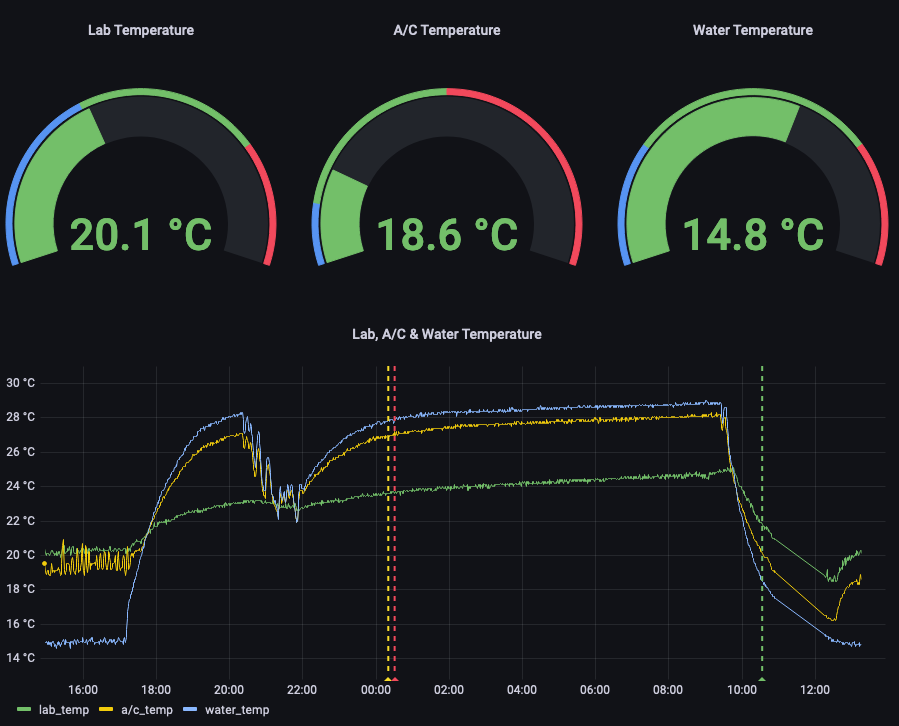
#> input picture snapshot.png, 899 x 726 px
$ python -i img_proc.py   (imports and definitions only)
#> lines starting #> are read from the running program, lines starting #| are printed output that depends on the picture
#!/usr/bin/env python3
# -*- coding: utf-8 -*-
"""
Created on Thu Jul 28 15:50:01 2022

@author: jp

Image processing module for OCR-based value extraction from webcam captures.
"""

from __future__ import annotations

import os

import cv2
import pytesseract
from PIL import Image


def img_proc(savepath: str) -> float | None:
    # Opens a image in RGB mode
#> called with savepath = '../../../snapshot.png'
    im = Image.open(savepath)
#> im is the input picture: PIL image 899x726 RGBA; mean R, G, B, A 26.8, 30.6, 31.5, 255
    os.remove(savepath)

    # Size of the image in pixels (size of original image)
    # (This is not mandatory)
    width, height = im.size
#> width = 899; height = 726

    # Setting the points for cropped image
    left = 480
    top = 275
    right = 580
    bottom = 300

    # Cropped image of above dimension
    # (It will not change original image)
    im1 = im.crop((left, top, right, bottom))
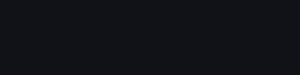
#> im1: PIL image 100x25 RGBA (shown 3 times larger); mean R, G, B, A 17, 18, 23, 255

    cropped_savepath = savepath.split(".png")[0] + "_cropped.png"

    im1.save(cropped_savepath)

    im2 = cv2.imread(cropped_savepath, 1)

    os.remove(cropped_savepath)

    if im2 is None:
        return None

    # Increase contrast:
    # converting to LAB color space
    lab = cv2.cvtColor(im2, cv2.COLOR_BGR2LAB)
#> lab: shape (25, 100, 3); mean of channels 0, 1, 2 14, 130, 125
    l_channel, a, b = cv2.split(lab)
#> l_channel: shape (25, 100); every value is 14
#> a: shape (25, 100); every value is 130
#> b: shape (25, 100); every value is 125

    # Applying CLAHE to L-channel
    # feel free to try different values for the limit and grid size:
    clahe = cv2.createCLAHE(clipLimit=10.0, tileGridSize=(8, 8))
    cl = clahe.apply(l_channel)
#> cl: shape (25, 100); every value is 25

    # merge the CLAHE enhanced L-channel with the a and b channel
    limg = cv2.merge((cl, a, b))  # type: ignore[arg-type]
#> limg: shape (25, 100, 3); mean of channels 0, 1, 2 25, 130, 125

    # Converting image from LAB Color model to BGR color spcae
    enhanced_img = cv2.cvtColor(limg, cv2.COLOR_LAB2BGR)

    contrast_savepath = savepath.split(".png")[0] + "_cropped.png"

    cv2.imwrite(contrast_savepath, enhanced_img)

    imc = Image.open(contrast_savepath)

    os.remove(contrast_savepath)

    # Read value
#> (the run stopped early here; a loop or call above may not have finished)
